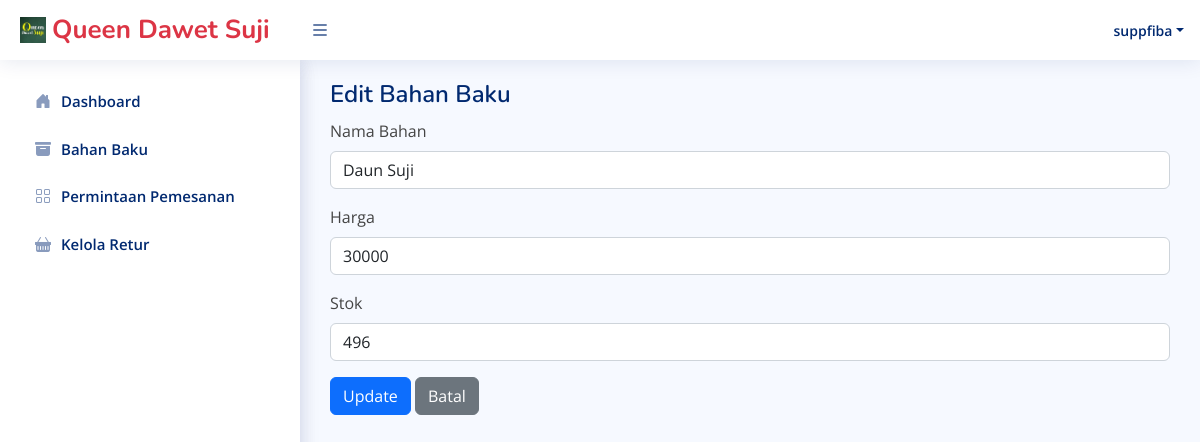
/Supplier/editBahan.php?id_bahan=2 (signed in), run on an earlier commit of the app's database.
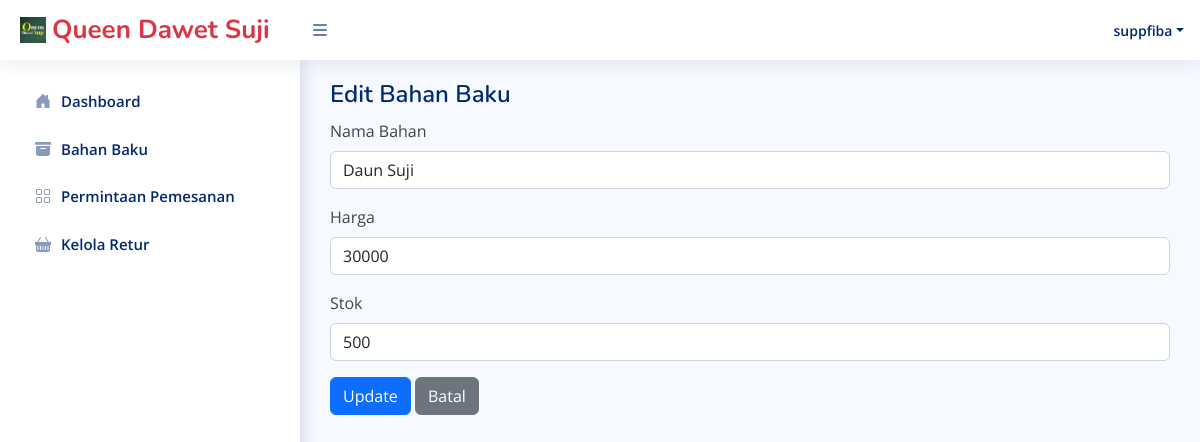
And on a later commit of the database.
### tables this page shows
CREATE TABLE `bahan_baku` (
  `id_bahan` int NOT NULL,
  `nama_bahan` varchar(100) NOT NULL,
  `gambar` varchar(255) DEFAULT NULL,
  `harga` int NOT NULL,
  `stok` int DEFAULT '0',
  `id_supplier` int DEFAULT NULL
);

### connect.php (called while the page is built, shortened)
<?php
$connect = mysqli_connect("localhost", "root", "", "onlineshop");
function query($query){
    global $connect;
    $result = mysqli_query($connect, $query);
    $rows = [];
    while ($row = mysqli_fetch_assoc($result)){
        $rows[] = $row;
    }
    return $rows;
}
?>

### Supplier/editBahan.php (the view, shortened to what this page needs)
<?php
$idBahan = $_GET['id_bahan'];
$bahan = query("SELECT * FROM bahan_baku WHERE id_bahan = '$idBahan'")[0];
?>
<?php require 'template/headerSupplier.php'; ?>
<?php require 'template/sidebarSupplier.php'; ?>
<main id="main" class="main">
    <div class="pagetitle">
        <h1>Edit Bahan Baku</h1>
    </div>
    <section class="section">
        <form method="POST">
            <div class="mb-3">
                <label for="nama_bahan" class="form-label">Nama Bahan</label>
                <input type="text" class="form-control" id="nama_bahan" name="nama_bahan" required
                       value="<?= htmlspecialchars($bahan['nama_bahan']); ?>">
            </div>
            <div class="mb-3">
                <label for="harga" class="form-label">Harga</label>
                <input type="number" class="form-control" id="harga" name="harga" required
                       value="<?= htmlspecialchars($bahan['harga']); ?>">
            </div>
            <div class="mb-3">
                <label for="stok" class="form-label">Stok</label>
                <input type="number" class="form-control" id="stok" name="stok" required
                       value="<?= htmlspecialchars($bahan['stok']); ?>">
            </div>
            <button type="submit" name="submit" class="btn btn-primary">Update</button>
            <a href="bahan_bakuSupp.php" class="btn btn-secondary">Batal</a>
        </form>
    </section>
</main>

What changed in the data, as far as the page shows it:
changed bahan_baku "Daun Suji": stok "496" → "500"
